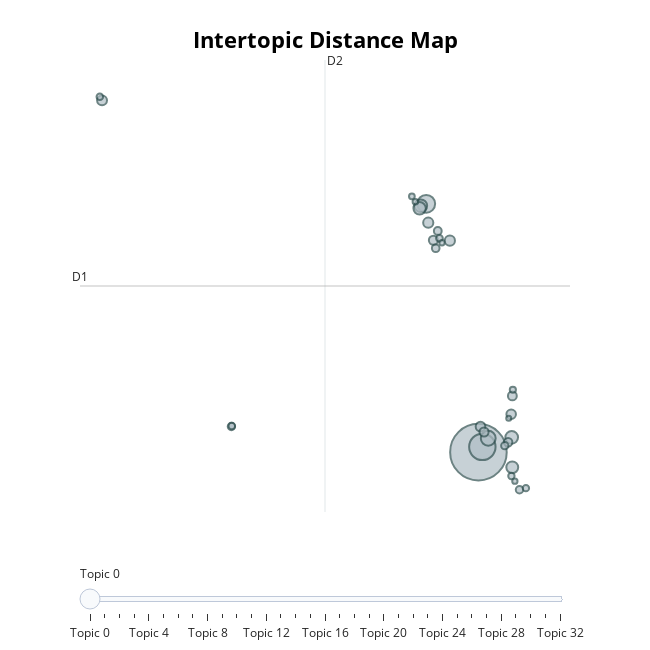

Write notebook code for a chart like this one.
### Markdown cell above
### Visualização de tópicos

### Code cell
model.visualize_topics()

### Figure 1 — Plotly figure (JSON) as saved in the notebook; plotly's stock layout.template omitted (floating-point values rounded to 4 significant figures)
{"data": [{"customdata": [[0, "health | care | healthcare | medical | patients", 1264], [1, "security | data | cloud | risk | identity", 276], [2, "payments | payment | financial | businesses | card", 126], [3, "insurance | claims | underwriting | insurers | risk", 87], [4, "ai | learning | intelligence | business | artificial", 64], [5, "logistics | freight | fulfillment | shipping | delivery", 64], [6, "retailers | retail | commerce | store | brands", 61], [7, "training | learning | workforce | workers | hourly", 56], [8, "marketing | customer | data | marketers | analytics", 41], [9, "video | tv | streaming | radio | onrad", 41], [10, "autonomous | driving | vehicles | ai | safety", 39], [11, "food | waste | plants | conserwater | plant", 37], [12, "conversational | ai | voice | assistants | conversations", 36], [13, "advertising | media | ad | publishers | brands", 33], [14, "climate | weather | carbon | emissions | environmental", 33], [15, "reality | ar | augmented | blippar | virtual", 31], [16, "science | data | machine | learning | model", 29], [17, "content | cms | quintype | headless | websites", 24], [18, "delivery | grocery | order | restaurant | food", 23], [19, "printing | 3d | manufacturing | additive | parts", 22], [20, "blockchain | development | aigatha | computing | nft", 21], [21, "energy | grid | buildings | building | storage", 21], [22, "cleaning | laundry | service | dry | wash", 18], [23, "safety | concrete | sensor | sensors | risk", 17], [24, "lidar | radar | autonomous | sensing | automotive", 17], [25, "workers | productivity | parsable | realwear | day", 16], [26, "air | light | molekule | lighting | uv", 16], [27, "video | content | valossa | ai | image", 15], [28, "retailers | vida | size | online | beauty", 13], [29, "aifi | profitability | retailers | intellimize | data", 12], [30, "loyalty | programs | giift | redefining | institutions", 11], [31, "aerial | drone | swift | propeller | precisionhawk", 11], [32, "orion | voice | customer | plivo | cyara", 10]], "hovertemplate": "<b>Topic %{customdata[0]}</b><br>%{customdata[1]}<br>Size: %{customdata[2]}", "legendgroup": "", "marker": {"color": "#B0BEC5", "line": {"color": "DarkSlateGrey", "width": 2}, "size": [1264, 276, 126, 87, 64, 64, 61, 56, 41, 41, 39, 37, 36, 33, 33, 31, 29, 24, 23, 22, 21, 21, 18, 17, 17, 16, 16, 15, 13, 12, 11, 11, 10], "sizemode": "area", "sizeref": 0.79, "symbol": "circle"}, "mode": "markers", "name": "", "orientation": "v", "showlegend": false, "type": "scatter", "x": [14.7, 14.94, 11.59, 15.29, 16.69, 11.26, 11.19, 16.72, 11.71, 13.0, -7.749, 14.83, 16.66, 12.02, 15.04, 16.73, 16.47, 12.28, 12.15, 17.15, 16.27, -0.03379, 12.38, -0.007463, -7.881, 16.67, 17.53, 16.76, 10.73, 10.94, 12.53, 16.88, 16.51], "xaxis": "x", "y": [-3.987, -3.798, 4.935, -3.487, -3.456, 4.864, 4.774, -4.533, 4.258, 3.613, 8.654, -3.068, -2.624, 3.626, -3.265, -1.967, -3.635, 3.961, 3.341, -5.337, -3.755, -3.066, 3.696, -3.047, 8.786, -4.843, -5.281, -1.745, 5.207, 5.008, 3.537, -5.032, -2.769], "yaxis": "y"}], "layout": {"annotations": [{"showarrow": false, "text": "D1", "x": -9.063, "y": 1.983, "yshift": 10}, {"showarrow": false, "text": "D2", "x": 5.55, "xshift": 10, "y": 10.1}], "height": 650, "hoverlabel": {"bgcolor": "white", "font": {"family": "Rockwell", "size": 16}}, "legend": {"itemsizing": "constant", "tracegroupgap": 0}, "margin": {"t": 60}, "shapes": [{"line": {"color": "#CFD8DC", "width": 2}, "type": "line", "x0": 5.55, "x1": 5.55, "y0": -6.138, "y1": 10.1}, {"line": {"color": "#9E9E9E", "width": 2}, "type": "line", "x0": -9.063, "x1": 20.16, "y0": 1.983, "y1": 1.983}], "sliders": [{"active": 0, "pad": {"t": 50}, "steps": [{"args": [{"marker.color": [["red", "#B0BEC5", "#B0BEC5", "#B0BEC5", "#B0BEC5", "#B0BEC5", "#B0BEC5", "#B0BEC5", "#B0BEC5", "#B0BEC5", "#B0BEC5", "#B0BEC5", "#B0BEC5", "#B0BEC5", "#B0BEC5", "#B0BEC5", "#B0BEC5", "#B0BEC5", "#B0BEC5", "#B0BEC5", "#B0BEC5", "#B0BEC5", "#B0BEC5", "#B0BEC5", "#B0BEC5", "#B0BEC5", "#B0BEC5", "#B0BEC5", "#B0BEC5", "#B0BEC5", "#B0BEC5", "#B0BEC5", "#B0BEC5"]]}], "label": "Topic 0", "method": "update"}, {"args": [{"marker.color": [["#B0BEC5", "red", "#B0BEC5", "#B0BEC5", "#B0BEC5", "#B0BEC5", "#B0BEC5", "#B0BEC5", "#B0BEC5", "#B0BEC5", "#B0BEC5", "#B0BEC5", "#B0BEC5", "#B0BEC5", "#B0BEC5", "#B0BEC5", "#B0BEC5", "#B0BEC5", "#B0BEC5", "#B0BEC5", "#B0BEC5", "#B0BEC5", "#B0BEC5", "#B0BEC5", "#B0BEC5", "#B0BEC5", "#B0BEC5", "#B0BEC5", "#B0BEC5", "#B0BEC5", "#B0BEC5", "#B0BEC5", "#B0BEC5"]]}], "label": "Topic 1", "method": "update"}, {"args": [{"marker.color": [["#B0BEC5", "#B0BEC5", "red", "#B0BEC5", "#B0BEC5", "#B0BEC5", "#B0BEC5", "#B0BEC5", "#B0BEC5", "#B0BEC5", "#B0BEC5", "#B0BEC5", "#B0BEC5", "#B0BEC5", "#B0BEC5", "#B0BEC5", "#B0BEC5", "#B0BEC5", "#B0BEC5", "#B0BEC5", "#B0BEC5", "#B0BEC5", "#B0BEC5", "#B0BEC5", "#B0BEC5", "#B0BEC5", "#B0BEC5", "#B0BEC5", "#B0BEC5", "#B0BEC5", "#B0BEC5", "#B0BEC5", "#B0BEC5"]]}], "label": "Topic 2", "method": "update"}, {"args": [{"marker.color": [["#B0BEC5", "#B0BEC5", "#B0BEC5", "red", "#B0BEC5", "#B0BEC5", "#B0BEC5", "#B0BEC5", "#B0BEC5", "#B0BEC5", "#B0BEC5", "#B0BEC5", "#B0BEC5", "#B0BEC5", "#B0BEC5", "#B0BEC5", "#B0BEC5", "#B0BEC5", "#B0BEC5", "#B0BEC5", "#B0BEC5", "#B0BEC5", "#B0BEC5", "#B0BEC5", "#B0BEC5", "#B0BEC5", "#B0BEC5", "#B0BEC5", "#B0BEC5", "#B0BEC5", "#B0BEC5", "#B0BEC5", "#B0BEC5"]]}], "label": "Topic 3", "method": "update"}, {"args": [{"marker.color": [["#B0BEC5", "#B0BEC5", "#B0BEC5", "#B0BEC5", "red", "#B0BEC5", "#B0BEC5", "#B0BEC5", "#B0BEC5", "#B0BEC5", "#B0BEC5", "#B0BEC5", "#B0BEC5", "#B0BEC5", "#B0BEC5", "#B0BEC5", "#B0BEC5", "#B0BEC5", "#B0BEC5", "#B0BEC5", "#B0BEC5", "#B0BEC5", "#B0BEC5", "#B0BEC5", "#B0BEC5", "#B0BEC5", "#B0BEC5", "#B0BEC5", "#B0BEC5", "#B0BEC5", "#B0BEC5", "#B0BEC5", "#B0BEC5"]]}], "label": "Topic 4", "method": "update"}, {"args": [{"marker.color": [["#B0BEC5", "#B0BEC5", "#B0BEC5", "#B0BEC5", "#B0BEC5", "red", "#B0BEC5", "#B0BEC5", "#B0BEC5", "#B0BEC5", "#B0BEC5", "#B0BEC5", "#B0BEC5", "#B0BEC5", "#B0BEC5", "#B0BEC5", "#B0BEC5", "#B0BEC5", "#B0BEC5", "#B0BEC5", "#B0BEC5", "#B0BEC5", "#B0BEC5", "#B0BEC5", "#B0BEC5", "#B0BEC5", "#B0BEC5", "#B0BEC5", "#B0BEC5", "#B0BEC5", "#B0BEC5", "#B0BEC5", "#B0BEC5"]]}], "label": "Topic 5", "method": "update"}, {"args": [{"marker.color": [["#B0BEC5", "#B0BEC5", "#B0BEC5", "#B0BEC5", "#B0BEC5", "#B0BEC5", "red", "#B0BEC5", "#B0BEC5", "#B0BEC5", "#B0BEC5", "#B0BEC5", "#B0BEC5", "#B0BEC5", "#B0BEC5", "#B0BEC5", "#B0BEC5", "#B0BEC5", "#B0BEC5", "#B0BEC5", "#B0BEC5", "#B0BEC5", "#B0BEC5", "#B0BEC5", "#B0BEC5", "#B0BEC5", "#B0BEC5", "#B0BEC5", "#B0BEC5", "#B0BEC5", "#B0BEC5", "#B0BEC5", "#B0BEC5"]]}], "label": "Topic 6", "method": "update"}, {"args": [{"marker.color": [["#B0BEC5", "#B0BEC5", "#B0BEC5", "#B0BEC5", "#B0BEC5", "#B0BEC5", "#B0BEC5", "red", "#B0BEC5", "#B0BEC5", "#B0BEC5", "#B0BEC5", "#B0BEC5", "#B0BEC5", "#B0BEC5", "#B0BEC5", "#B0BEC5", "#B0BEC5", "#B0BEC5", "#B0BEC5", "#B0BEC5", "#B0BEC5", "#B0BEC5", "#B0BEC5", "#B0BEC5", "#B0BEC5", "#B0BEC5", "#B0BEC5", "#B0BEC5", "#B0BEC5", "#B0BEC5", "#B0BEC5", "#B0BEC5"]]}], "label": "Topic 7", "method": "update"}, {"args": [{"marker.color": [["#B0BEC5", "#B0BEC5", "#B0BEC5", "#B0BEC5", "#B0BEC5", "#B0BEC5", "#B0BEC5", "#B0BEC5", "red", "#B0BEC5", "#B0BEC5", "#B0BEC5", "#B0BEC5", "#B0BEC5", "#B0BEC5", "#B0BEC5", "#B0BEC5", "#B0BEC5", "#B0BEC5", "#B0BEC5", "#B0BEC5", "#B0BEC5", "#B0BEC5", "#B0BEC5", "#B0BEC5", "#B0BEC5", "#B0BEC5", "#B0BEC5", "#B0BEC5", "#B0BEC5", "#B0BEC5", "#B0BEC5", "#B0BEC5"]]}], "label": "Topic 8", "method": "update"}, {"args": [{"marker.color": [["#B0BEC5", "#B0BEC5", "#B0BEC5", "#B0BEC5", "#B0BEC5", "#B0BEC5", "#B0BEC5", "#B0BEC5", "#B0BEC5", "red", "#B0BEC5", "#B0BEC5", "#B0BEC5", "#B0BEC5", "#B0BEC5", "#B0BEC5", "#B0BEC5", "#B0BEC5", "#B0BEC5", "#B0BEC5", "#B0BEC5", "#B0BEC5", "#B0BEC5", "#B0BEC5", "#B0BEC5", "#B0BEC5", "#B0BEC5", "#B0BEC5", "#B0BEC5", "#B0BEC5", "#B0BEC5", "#B0BEC5", "#B0BEC5"]]}], "label": "Topic 9", "method": "update"}, {"args": [{"marker.color": [["#B0BEC5", "#B0BEC5", "#B0BEC5", "#B0BEC5", "#B0BEC5", "#B0BEC5", "#B0BEC5", "#B0BEC5", "#B0BEC5", "#B0BEC5", "red", "#B0BEC5", "#B0BEC5", "#B0BEC5", "#B0BEC5", "#B0BEC5", "#B0BEC5", "#B0BEC5", "#B0BEC5", "#B0BEC5", "#B0BEC5", "#B0BEC5", "#B0BEC5", "#B0BEC5", "#B0BEC5", "#B0BEC5", "#B0BEC5", "#B0BEC5", "#B0BEC5", "#B0BEC5", "#B0BEC5", "#B0BEC5", "#B0BEC5"]]}], "label": "Topic 10", "method": "update"}, {"args": [{"marker.color": [["#B0BEC5", "#B0BEC5", "#B0BEC5", "#B0BEC5", "#B0BEC5", "#B0BEC5", "#B0BEC5", "#B0BEC5", "#B0BEC5", "#B0BEC5", "#B0BEC5", "red", "#B0BEC5", "#B0BEC5", "#B0BEC5", "#B0BEC5", "#B0BEC5", "#B0BEC5", "#B0BEC5", "#B0BEC5", "#B0BEC5", "#B0BEC5", "#B0BEC5", "#B0BEC5", "#B0BEC5", "#B0BEC5", "#B0BEC5", "#B0BEC5", "#B0BEC5", "#B0BEC5", "#B0BEC5", "#B0BEC5", "#B0BEC5"]]}], "label": "Topic 11", "method": "update"}, {"args": [{"marker.color": [["#B0BEC5", "#B0BEC5", "#B0BEC5", "#B0BEC5", "#B0BEC5", "#B0BEC5", "#B0BEC5", "#B0BEC5", "#B0BEC5", "#B0BEC5", "#B0BEC5", "#B0BEC5", "red", "#B0BEC5", "#B0BEC5", "#B0BEC5", "#B0BEC5", "#B0BEC5", "#B0BEC5", "#B0BEC5", "#B0BEC5", "#B0BEC5", "#B0BEC5", "#B0BEC5", "#B0BEC5", "#B0BEC5", "#B0BEC5", "#B0BEC5", "#B0BEC5", "#B0BEC5", "#B0BEC5", "#B0BEC5", "#B0BEC5"]]}], "label": "Topic 12", "method": "update"}, {"args": [{"marker.color": [["#B0BEC5", "#B0BEC5", "#B0BEC5", "#B0BEC5", "#B0BEC5", "#B0BEC5", "#B0BEC5", "#B0BEC5", "#B0BEC5", "#B0BEC5", "#B0BEC5", "#B0BEC5", "#B0BEC5", "red", "#B0BEC5", "#B0BEC5", "#B0BEC5", "#B0BEC5", "#B0BEC5", "#B0BEC5", "#B0BEC5", "#B0BEC5", "#B0BEC5", "#B0BEC5", "#B0BEC5", "#B0BEC5", "#B0BEC5", "#B0BEC5", "#B0BEC5", "#B0BEC5", "#B0BEC5", "#B0BEC5", "#B0BEC5"]]}], "label": "Topic 13", "method": "update"}, {"args": [{"marker.color": [["#B0BEC5", "#B0BEC5", "#B0BEC5", "#B0BEC5", "#B0BEC5", "#B0BEC5", "#B0BEC5", "#B0BEC5", "#B0BEC5", "#B0BEC5", "#B0BEC5", "#B0BEC5", "#B0BEC5", "#B0BEC5", "red", "#B0BEC5", "#B0BEC5", "#B0BEC5", "#B0BEC5", "#B0BEC5", "#B0BEC5", "#B0BEC5", "#B0BEC5", "#B0BEC5", "#B0BEC5", "#B0BEC5", "#B0BEC5", "#B0BEC5", "#B0BEC5", "#B0BEC5", "#B0BEC5", "#B0BEC5", "#B0BEC5"]]}], "label": "Topic 14", "method": "update"}, {"args": [{"marker.color": [["#B0BEC5", "#B0BEC5", "#B0BEC5", "#B0BEC5", "#B0BEC5", "#B0BEC5", "#B0BEC5", "#B0BEC5", "#B0BEC5", "#B0BEC5", "#B0BEC5", "#B0BEC5", "#B0BEC5", "#B0BEC5", "#B0BEC5", "red", "#B0BEC5", "#B0BEC5", "#B0BEC5", "#B0BEC5", "#B0BEC5", "#B0BEC5", "#B0BEC5", "#B0BEC5", "#B0BEC5", "#B0BEC5", "#B0BEC5", "#B0BEC5", "#B0BEC5", "#B0BEC5", "#B0BEC5", "#B0BEC5", "#B0BEC5"]]}], "label": "Topic 15", "method": "update"}, {"args": [{"marker.color": [["#B0BEC5", "#B0BEC5", "#B0BEC5", "#B0BEC5", "#B0BEC5", "#B0BEC5", "#B0BEC5", "#B0BEC5", "#B0BEC5", "#B0BEC5", "#B0BEC5", "#B0BEC5", "#B0BEC5", "#B0BEC5", "#B0BEC5", "#B0BEC5", "red", "#B0BEC5", "#B0BEC5", "#B0BEC5", "#B0BEC5", "#B0BEC5", "#B0BEC5", "#B0BEC5", "#B0BEC5", "#B0BEC5", "#B0BEC5", "#B0BEC5", "#B0BEC5", "#B0BEC5", "#B0BEC5", "#B0BEC5", "#B0BEC5"]]}], "label": "Topic 16", "method": "update"}, {"args": [{"marker.color": [["#B0BEC5", "#B0BEC5", "#B0BEC5", "#B0BEC5", "#B0BEC5", "#B0BEC5", "#B0BEC5", "#B0BEC5", "#B0BEC5", "#B0BEC5", "#B0BEC5", "#B0BEC5", "#B0BEC5", "#B0BEC5", "#B0BEC5", "#B0BEC5", "#B0BEC5", "red", "#B0BEC5", "#B0BEC5", "#B0BEC5", "#B0BEC5", "#B0BEC5", "#B0BEC5", "#B0BEC5", "#B0BEC5", "#B0BEC5", "#B0BEC5", "#B0BEC5", "#B0BEC5", "#B0BEC5", "#B0BEC5", "#B0BEC5"]]}], "label": "Topic 17", "method": "update"}, {"args": [{"marker.color": [["#B0BEC5", "#B0BEC5", "#B0BEC5", "#B0BEC5", "#B0BEC5", "#B0BEC5", "#B0BEC5", "#B0BEC5", "#B0BEC5", "#B0BEC5", "#B0BEC5", "#B0BEC5", "#B0BEC5", "#B0BEC5", "#B0BEC5", "#B0BEC5", "#B0BEC5", "#B0BEC5", "red", "#B0BEC5", "#B0BEC5", "#B0BEC5", "#B0BEC5", "#B0BEC5", "#B0BEC5", "#B0BEC5", "#B0BEC5", "#B0BEC5", "#B0BEC5", "#B0BEC5", "#B0BEC5", "#B0BEC5", "#B0BEC5"]]}], "label": "Topic 18", "method": "update"}, {"args": [{"marker.color": [["#B0BEC5", "#B0BEC5", "#B0BEC5", "#B0BEC5", "#B0BEC5", "#B0BEC5", "#B0BEC5", "#B0BEC5", "#B0BEC5", "#B0BEC5", "#B0BEC5", "#B0BEC5", "#B0BEC5", "#B0BEC5", "#B0BEC5", "#B0BEC5", "#B0BEC5", "#B0BEC5", "#B0BEC5", "red", "#B0BEC5", "#B0BEC5", "#B0BEC5", "#B0BEC5", "#B0BEC5", "#B0BEC5", "#B0BEC5", "#B0BEC5", "#B0BEC5", "#B0BEC5", "#B0BEC5", "#B0BEC5", "#B0BEC5"]]}], "label": "Topic 19", "method": "update"}, {"args": [{"marker.color": [["#B0BEC5", "#B0BEC5", "#B0BEC5", "#B0BEC5", "#B0BEC5", "#B0BEC5", "#B0BEC5", "#B0BEC5", "#B0BEC5", "#B0BEC5", "#B0BEC5", "#B0BEC5", "#B0BEC5", "#B0BEC5", "#B0BEC5", "#B0BEC5", "#B0BEC5", "#B0BEC5", "#B0BEC5", "#B0BEC5", "red", "#B0BEC5", "#B0BEC5", "#B0BEC5", "#B0BEC5", "#B0BEC5", "#B0BEC5", "#B0BEC5", "#B0BEC5", "#B0BEC5", "#B0BEC5", "#B0BEC5", "#B0BEC5"]]}], "label": "Topic 20", "method": "update"}, {"args": [{"marker.color": [["#B0BEC5", "#B0BEC5", "#B0BEC5", "#B0BEC5", "#B0BEC5", "#B0BEC5", "#B0BEC5", "#B0BEC5", "#B0BEC5", "#B0BEC5", "#B0BEC5", "#B0BEC5", "#B0BEC5", "#B0BEC5", "#B0BEC5", "#B0BEC5", "#B0BEC5", "#B0BEC5", "#B0BEC5", "#B0BEC5", "#B0BEC5", "red", "#B0BEC5", "#B0BEC5", "#B0BEC5", "#B0BEC5", "#B0BEC5", "#B0BEC5", "#B0BEC5", "#B0BEC5", "#B0BEC5", "#B0BEC5", "#B0BEC5"]]}], "label": "Topic 21", "method": "update"}, {"args": [{"marker.color": [["#B0BEC5", "#B0BEC5", "#B0BEC5", "#B0BEC5", "#B0BEC5", "#B0BEC5", "#B0BEC5", "#B0BEC5", "#B0BEC5", "#B0BEC5", "#B0BEC5", "#B0BEC5", "#B0BEC5", "#B0BEC5", "#B0BEC5", "#B0BEC5", "#B0BEC5", "#B0BEC5", "#B0BEC5", "#B0BEC5", "#B0BEC5", "#B0BEC5", "red", "#B0BEC5", "#B0BEC5", "#B0BEC5", "#B0BEC5", "#B0BEC5", "#B0BEC5", "#B0BEC5", "#B0BEC5", "#B0BEC5", "#B0BEC5"]]}], "label": "Topic 22", "method": "update"}, {"args": [{"marker.color": [["#B0BEC5", "#B0BEC5", "#B0BEC5", "#B0BEC5", "#B0BEC5", "#B0BEC5", "#B0BEC5", "#B0BEC5", "#B0BEC5", "#B0BEC5", "#B0BEC5", "#B0BEC5", "#B0BEC5", "#B0BEC5", "#B0BEC5", "#B0BEC5", "#B0BEC5", "#B0BEC5", "#B0BEC5", "#B0BEC5", "#B0BEC5", "#B0BEC5", "#B0BEC5", "red", "#B0BEC5", "#B0BEC5", "#B0BEC5", "#B0BEC5", "#B0BEC5", "#B0BEC5", "#B0BEC5", "#B0BEC5", "#B0BEC5"]]}], "label": "Topic 23", "method": "update"}, {"args": [{"marker.color": [["#B0BEC5", "#B0BEC5", "#B0BEC5", "#B0BEC5", "#B0BEC5", "#B0BEC5", "#B0BEC5", "#B0BEC5", "#B0BEC5", "#B0BEC5", "#B0BEC5", "#B0BEC5", "#B0BEC5", "#B0BEC5", "#B0BEC5", "#B0BEC5", "#B0BEC5", "#B0BEC5", "#B0BEC5", "#B0BEC5", "#B0BEC5", "#B0BEC5", "#B0BEC5", "#B0BEC5", "red", "#B0BEC5", "#B0BEC5", "#B0BEC5", "#B0BEC5", "#B0BEC5", "#B0BEC5", "#B0BEC5", "#B0BEC5"]]}], "label": "Topic 24", "method": "update"}, {"args": [{"marker.color": [["#B0BEC5", "#B0BEC5", "#B0BEC5", "#B0BEC5", "#B0BEC5", "#B0BEC5", "#B0BEC5", "#B0BEC5", "#B0BEC5", "#B0BEC5", "#B0BEC5", "#B0BEC5", "#B0BEC5", "#B0BEC5", "#B0BEC5", "#B0BEC5", "#B0BEC5", "#B0BEC5", "#B0BEC5", "#B0BEC5", "#B0BEC5", "#B0BEC5", "#B0BEC5", "#B0BEC5", "#B0BEC5", "red", "#B0BEC5", "#B0BEC5", "#B0BEC5", "#B0BEC5", "#B0BEC5", "#B0BEC5", "#B0BEC5"]]}], "label": "Topic 25", "method": "update"}, {"args": [{"marker.color": [["#B0BEC5", "#B0BEC5", "#B0BEC5", "#B0BEC5", "#B0BEC5", "#B0BEC5", "#B0BEC5", "#B0BEC5", "#B0BEC5", "#B0BEC5", "#B0BEC5", "#B0BEC5", "#B0BEC5", "#B0BEC5", "#B0BEC5", "#B0BEC5", "#B0BEC5", "#B0BEC5", "#B0BEC5", "#B0BEC5", "#B0BEC5", "#B0BEC5", "#B0BEC5", "#B0BEC5", "#B0BEC5", "#B0BEC5", "red", "#B0BEC5", "#B0BEC5", "#B0BEC5", "#B0BEC5", "#B0BEC5", "#B0BEC5"]]}], "label": "Topic 26", "method": "update"}, {"args": [{"marker.color": [["#B0BEC5", "#B0BEC5", "#B0BEC5", "#B0BEC5", "#B0BEC5", "#B0BEC5", "#B0BEC5", "#B0BEC5", "#B0BEC5", "#B0BEC5", "#B0BEC5", "#B0BEC5", "#B0BEC5", "#B0BEC5", "#B0BEC5", "#B0BEC5", "#B0BEC5", "#B0BEC5", "#B0BEC5", "#B0BEC5", "#B0BEC5", "#B0BEC5", "#B0BEC5", "#B0BEC5", "#B0BEC5", "#B0BEC5", "#B0BEC5", "red", "#B0BEC5", "#B0BEC5", "#B0BEC5", "#B0BEC5", "#B0BEC5"]]}], "label": "Topic 27", "method": "update"}, {"args": [{"marker.color": [["#B0BEC5", "#B0BEC5", "#B0BEC5", "#B0BEC5", "#B0BEC5", "#B0BEC5", "#B0BEC5", "#B0BEC5", "#B0BEC5", "#B0BEC5", "#B0BEC5", "#B0BEC5", "#B0BEC5", "#B0BEC5", "#B0BEC5", "#B0BEC5", "#B0BEC5", "#B0BEC5", "#B0BEC5", "#B0BEC5", "#B0BEC5", "#B0BEC5", "#B0BEC5", "#B0BEC5", "#B0BEC5", "#B0BEC5", "#B0BEC5", "#B0BEC5", "red", "#B0BEC5", "#B0BEC5", "#B0BEC5", "#B0BEC5"]]}], "label": "Topic 28", "method": "update"}, {"args": [{"marker.color": [["#B0BEC5", "#B0BEC5", "#B0BEC5", "#B0BEC5", "#B0BEC5", "#B0BEC5", "#B0BEC5", "#B0BEC5", "#B0BEC5", "#B0BEC5", "#B0BEC5", "#B0BEC5", "#B0BEC5", "#B0BEC5", "#B0BEC5", "#B0BEC5", "#B0BEC5", "#B0BEC5", "#B0BEC5", "#B0BEC5", "#B0BEC5", "#B0BEC5", "#B0BEC5", "#B0BEC5", "#B0BEC5", "#B0BEC5", "#B0BEC5", "#B0BEC5", "#B0BEC5", "red", "#B0BEC5", "#B0BEC5", "#B0BEC5"]]}], "label": "Topic 29", "method": "update"}, {"args": [{"marker.color": [["#B0BEC5", "#B0BEC5", "#B0BEC5", "#B0BEC5", "#B0BEC5", "#B0BEC5", "#B0BEC5", "#B0BEC5", "#B0BEC5", "#B0BEC5", "#B0BEC5", "#B0BEC5", "#B0BEC5", "#B0BEC5", "#B0BEC5", "#B0BEC5", "#B0BEC5", "#B0BEC5", "#B0BEC5", "#B0BEC5", "#B0BEC5", "#B0BEC5", "#B0BEC5", "#B0BEC5", "#B0BEC5", "#B0BEC5", "#B0BEC5", "#B0BEC5", "#B0BEC5", "#B0BEC5", "red", "#B0BEC5", "#B0BEC5"]]}], "label": "Topic 30", "method": "update"}, {"args": [{"marker.color": [["#B0BEC5", "#B0BEC5", "#B0BEC5", "#B0BEC5", "#B0BEC5", "#B0BEC5", "#B0BEC5", "#B0BEC5", "#B0BEC5", "#B0BEC5", "#B0BEC5", "#B0BEC5", "#B0BEC5", "#B0BEC5", "#B0BEC5", "#B0BEC5", "#B0BEC5", "#B0BEC5", "#B0BEC5", "#B0BEC5", "#B0BEC5", "#B0BEC5", "#B0BEC5", "#B0BEC5", "#B0BEC5", "#B0BEC5", "#B0BEC5", "#B0BEC5", "#B0BEC5", "#B0BEC5", "#B0BEC5", "red", "#B0BEC5"]]}], "label": "Topic 31", "method": "update"}, {"args": [{"marker.color": [["#B0BEC5", "#B0BEC5", "#B0BEC5", "#B0BEC5", "#B0BEC5", "#B0BEC5", "#B0BEC5", "#B0BEC5", "#B0BEC5", "#B0BEC5", "#B0BEC5", "#B0BEC5", "#B0BEC5", "#B0BEC5", "#B0BEC5", "#B0BEC5", "#B0BEC5", "#B0BEC5", "#B0BEC5", "#B0BEC5", "#B0BEC5", "#B0BEC5", "#B0BEC5", "#B0BEC5", "#B0BEC5", "#B0BEC5", "#B0BEC5", "#B0BEC5", "#B0BEC5", "#B0BEC5", "#B0BEC5", "#B0BEC5", "red"]]}], "label": "Topic 32", "method": "update"}]}], "title": {"font": {"color": "Black", "size": 22}, "text": "<b>Intertopic Distance Map</b>", "x": 0.5, "xanchor": "center", "y": 0.95, "yanchor": "top"}, "width": 650, "xaxis": {"anchor": "y", "domain": [0, 1], "range": [-9.063, 20.16], "title": {"text": ""}, "visible": false}, "yaxis": {"anchor": "x", "domain": [0, 1], "range": [-6.138, 10.1], "title": {"text": ""}, "visible": false}}}
